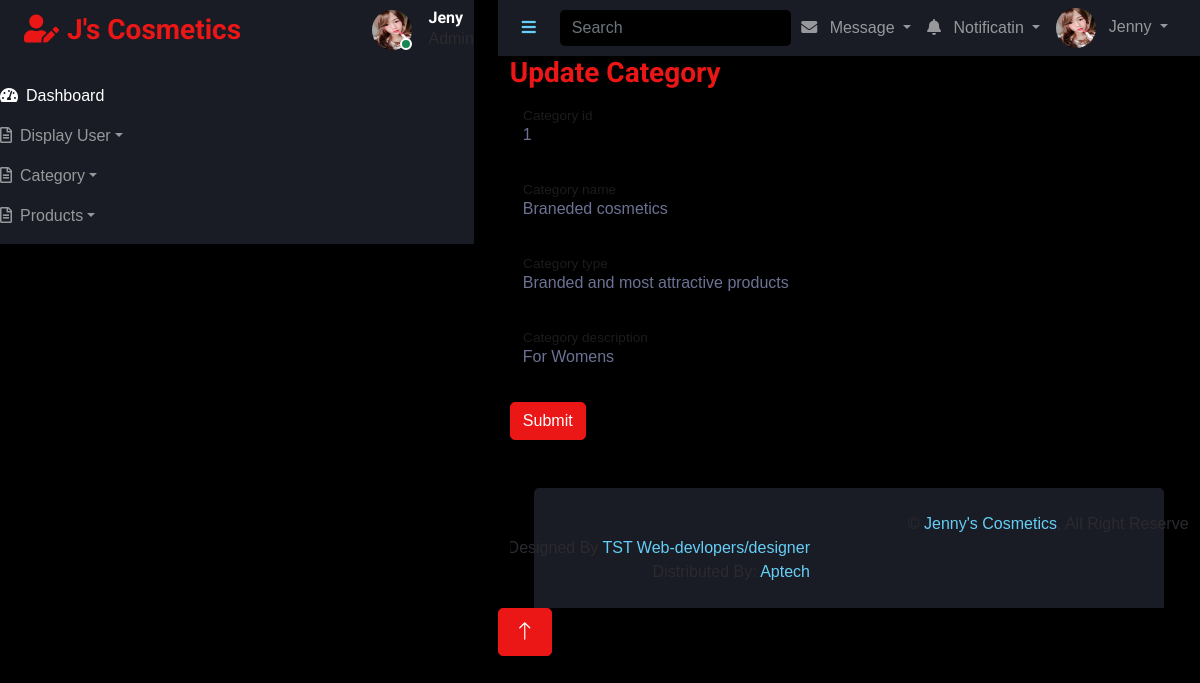
Page /admin/updatecat.php?id=1 on the committed database.
### tables this page shows
CREATE TABLE `addcat` (
  `id` int(11) NOT NULL,
  `name` varchar(255) NOT NULL,
  `type` varchar(255) NOT NULL,
  `description` text NOT NULL,
  `status` tinyint(4) NOT NULL DEFAULT 1
);

### admin/updatecat.php (the view, shortened to what this page needs)
<?php
require('../includes/config.php');
$cat_id = $_GET['id'];
$select_cat = "SELECT * FROM `addcat` WHERE id = '$cat_id'";
$result = mysqli_query($connection,$select_cat);
if(mysqli_num_rows($result) > 0 ){
    while($up_cat = mysqli_fetch_assoc($result)){
?>
<!DOCTYPE html>
<html lang="en">
<head>
    <link href="https://cdnjs.cloudflare.com/ajax/libs/font-awesome/5.10.0/css/all.min.css" rel="stylesheet">
    <link href="https://cdn.jsdelivr.net/npm/bootstrap-icons@1.4.1/font/bootstrap-icons.css" rel="stylesheet">
    <link href="lib/owlcarousel/assets/owl.carousel.min.css" rel="stylesheet">
    <link href="lib/tempusdominus/css/tempusdominus-bootstrap-4.min.css" rel="stylesheet" />
    <link href="css/bootstrap.min.css" rel="stylesheet">
    <link href="css/style.css" rel="stylesheet">
</head>
<body>
    <div class="container-fluid position-relative d-flex p-0">
        <?php
        include('sidebar.php');
        ?>
        <div class="content">
            <?php
            include('navbar.php');
            ?>
          <div class="container-fluid">
                        <h3 class="text-primary">Update Category</h3>
                        <form action="updcatdetails.php" method="post">
                        <div class="form-floating mb-3">
                            <input type="text" name="id"class="form-control" id="floatingText" placeholder="Categoryid" value = "<?php echo $up_cat['id'];?>">
                            <label for="cid" >Category id</label>
                        </div>
                        <div class="form-floating mb-3">
                            <input type="text" name="cname"class="form-control" id="floatingtext" placeholder="Categoryname" value = "<?php echo $up_cat['name'];?>">
                            <label for="cname" >Category name</label>
                        </div>
                        <div class="form-floating mb-3">
                            <input type="text" name="ctype" class="form-control" id="floatingcat" placeholder="Categorytype" value = "<?php echo $up_cat['type'];?>">
                            <label for="ctype" >Category type</label>
                        </div>
                        <div class="form-floating mb-4">
                            <input type="text" name="cdesc" class="form-control" id="floatingdesc" placeholder="Categorydesc" value = "<?php echo $up_cat['description'];?>">
                            <label for="cdesc" >Category description</label>
                        <br>
                        <input type="submit" class="btn btn-primary btn-user btn-block" name="submit">
                        </form>
        </div>
       <?php
        }
    }
       ?>
          <?php
          include('footer.php');
          ?>
        </div>
        <a href="#" class="btn btn-lg btn-primary btn-lg-square back-to-top"><i class="bi bi-arrow-up"></i></a>
    </div>
</body>
</html>

### admin/sidebar.php (shortened to what this page needs)
<div class="sidebar pe-4 pb-3">
            <nav class="navbar bg-secondary navbar-dark">
                <a href="index.php" class="navbar-brand mx-4 mb-3">
                    <h3 class="text-primary"><i class="fa fa-user-edit me-2"></i>J's Cosmetics </h3>
                </a>
                <div class="d-flex align-items-center ms-4 mb-4">
                    <div class="position-relative">
                        <img class="rounded-circle" src="./img/jeny.jpg" alt="" style="width: 40px; height: 40px;">
                        <div class="bg-success rounded-circle border border-2 border-white position-absolute end-0 bottom-0 p-1"></div>
                    </div>
                    <div class="ms-3">
                        <h6 class="mb-0">Jeny</h6>
                        <span>Admin</span>
                    </div>
                </div>
                <div class="navbar-nav w-100">
                    <a href="index.php" class="nav-item nav-link active"><i class="fa fa-tachometer-alt me-2"></i>Dashboard</a>
                    <div class="nav-item dropdown">
                        <a href="#" class="nav-link dropdown-toggle" data-bs-toggle="dropdown"><i class="far fa-file-alt me-2"></i>Display User</a>
                    </div>
                    <div class="nav-item dropdown">
                        <a href="#" class="nav-link dropdown-toggle" data-bs-toggle="dropdown"><i class="far fa-file-alt me-2"></i>Category</a>
                    </div>
                    <div class="nav-item dropdown">
                        <a href="#" class="nav-link dropdown-toggle" data-bs-toggle="dropdown"><i class="far fa-file-alt me-2"></i>Products</a>
                    </div>
                </div>
            </nav>
        </div>

### admin/navbar.php (shortened to what this page needs)
<nav class="navbar navbar-expand bg-secondary navbar-dark sticky-top px-4 py-0">
                <a href="#" class="sidebar-toggler flex-shrink-0">
                    <i class="fa fa-bars"></i>
                </a>
                <form class="d-none d-md-flex ms-4">
                    <input class="form-control bg-dark border-0" type="search" placeholder="Search">
                </form>
                <div class="navbar-nav align-items-center ms-auto">
                    <div class="nav-item dropdown">
                        <a href="#" class="nav-link dropdown-toggle" data-bs-toggle="dropdown">
                            <i class="fa fa-envelope me-lg-2"></i>
                            <span class="d-none d-lg-inline-flex">Message</span>
                        </a>
                    </div>
                    <div class="nav-item dropdown">
                        <a href="#" class="nav-link dropdown-toggle" data-bs-toggle="dropdown">
                            <i class="fa fa-bell me-lg-2"></i>
                            <span class="d-none d-lg-inline-flex">Notificatin</span>
                        </a>
                    </div>
                    <div class="nav-item dropdown">
                        <a href="#" class="nav-link dropdown-toggle" data-bs-toggle="dropdown">
                            <img class="rounded-circle me-lg-2" src="img/jeny.jpg" alt="" style="width: 40px; height: 40px;">
                            <span class="d-none d-lg-inline-flex">Jenny</span>
                        </a>
                    </div>
                </div>
            </nav>

### rows in the picture
addcat: id "1", cname "Braneded cosmetics", ctype "Branded and most attractive products", cdesc "For Womens"
